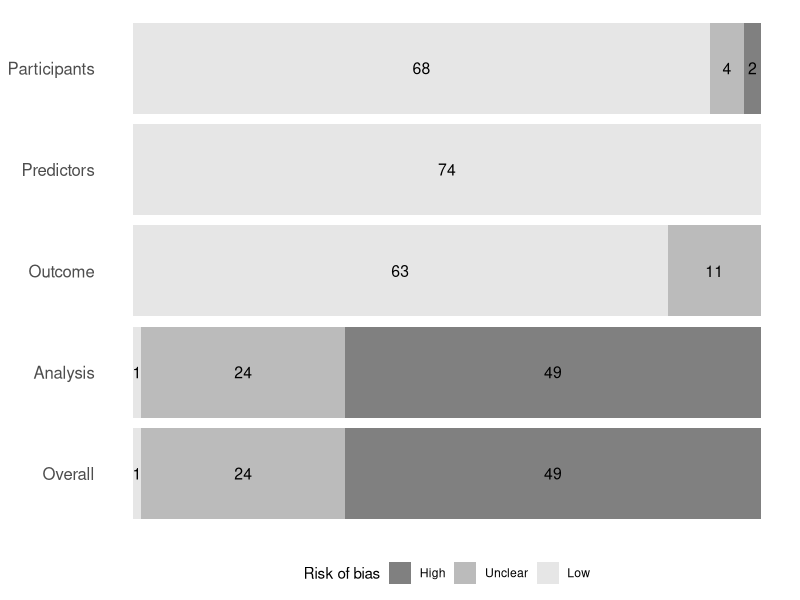

The R script that drew this image:
### Plot for risk of bias

#Libraries
library(readxl)
library(tidyverse)

#Read in data
data<- read_xlsx("data/RoB_DataExtraction.xlsx", sheet = "RoB")

#Rearrange in long format
data_long<- data %>%
  pivot_longer(c(Participants, Predictors, Outcome, Analysis, Overall), names_to = "Domain", values_to = "Risk")

#Summary plot of risk of bias in each domain 
ggsave("figures/rob.tiff", width = 210, height = 120, units = "mm",
       plot=data_long %>%
         group_by(Domain, Risk) %>%   #group to get number of each level of risk in each domain
         dplyr::summarise(n = n()) %>%
         ggplot(aes(x=factor(Domain, levels = c("Overall", "Analysis", "Outcome", "Predictors", "Participants")), y = n, fill=factor(Risk, levels = c("High", "Unclear", "Low")))) +
         geom_bar(stat = "identity") +
         coord_flip() +
         geom_text(aes(label= n), size = 4, position = position_stack(vjust = 0.5)) +   #add number in each category
         theme(axis.title.x = element_blank(), axis.text.x = element_blank(), axis.ticks.x = element_blank(),
               axis.title.y = element_blank(), axis.ticks.y = element_blank(),
               panel.grid.major = element_blank(), panel.grid.minor = element_blank(), panel.background = element_blank(), axis.line = element_blank(),
               legend.position = "bottom",
               axis.text.y = element_text(size = 12)) +
         scale_fill_grey("Risk of bias", start = 0.5, end = 0.9)
)


